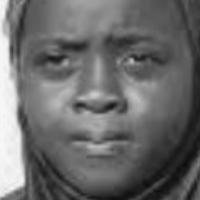
#> input picture data/testing_faces/10_1_1_20170116225209209.jpg.chip.jpg, 200 x 200 px, given as the content of the folder ../data/train_50, which was not available
$ python run_classifier.py
#> lines starting #> are read from the running program, lines starting #| are printed output that depends on the picture; pictures that were not available may be replaced by others from this repository, and a replacement may not be noted
### hog/get_training_data.py
"""
 Princeton University, COS 429, Fall 2019
"""
import os
import cv2
import random
from glob import glob
import numpy as np
from logistic_prob import logistic_prob
from logistic_fit import logistic_fit
from skimage.feature import hog

""" Returns subset of n filenames from train_face_dir, where the distribution of
    black/white faces matches the overall distribution of black/white faces in
    train_face_dir.
"""
def get_imageset(n, train_face_dir):
#> called with n = 300, train_face_dir = 'train_50'
    training_faces_dir = ('../data/' + train_face_dir)
    # Get the filenames within the training faces directory
    face_filenames = sorted(glob(os.path.join(training_faces_dir, '*.jpg')))

    percent = float(train_face_dir.split('_')[1]) / 100
    total_b = int(percent * n)
    total_w = n - total_b
    num_b = 0
    num_w = 0
    all_b = False
    all_w = False

    filenames = []

    for i, face_file in enumerate(face_filenames):
        if (all_w and all_b):
            break
        race = face_file.split('_')[3]
        if race == '0':  # white
            if num_w < total_w:
                filenames.append(face_file)
                num_w += 1
            else:
                all_w = True
        elif race == '1': # black
            if num_b < total_b:
                filenames.append(face_file)
                num_b += 1
            else:
                all_b = True
    return filenames

def get_training_data(n, orientations, train_face_dir, train_nonface_dir):
    """Reads in examples of faces and nonfaces, and builds a matrix of HoG
       descriptors, ready to pass in to logistic_fit

    Args:
        n: number of training and testing
        orientations: the number of HoG gradient orientations to use

    Returns:
        descriptors: matrix of descriptors for all 2*n training examples, where
                     each row contains the HoG descriptor for one face or nonface
        classes: vector indicating whether each example is a face (1) or nonface (0)
    """
    training_nonfaces_dir = '../data/' + train_nonface_dir
    hog_input_size = 36
    hog_descriptor_size = 100 * orientations

    # Get n faces, with same black/white distribution as the training set
    face_files = get_imageset(n, train_face_dir)

    # Initialize descriptors, classes
    descriptors = np.zeros([2 * n, hog_descriptor_size + 1])
    classes = np.zeros([2 * n])

    # Loop over faces
    white = 0
    black = 0
    for i, file in enumerate(face_files):
        # count number of white and black
        race = file.split('_')[3]
        if race == '0':
            white += 1
        elif race == '1':
            black += 1
        # Read the face file
        face = cv2.imread(file, cv2.IMREAD_GRAYSCALE)
#> face is the input picture: shape (200, 200); min 11, max 249, mean 106.2
        # Resize to be the right size
        face = cv2.resize(face, (hog_input_size, hog_input_size))
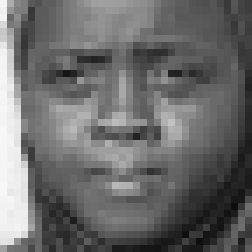
#> face: shape (36, 36) (shown 7 times larger); min 13, max 247, mean 106.4

        # Compute HoG descriptor
        #face_descriptor = hog36(face, orientations, wrap180)
        face_descriptor = (
            hog(face, 9, pixels_per_cell=(6, 6), cells_per_block=(2, 2)))
#> face_descriptor = 900 values, max 0.386 at index 540, min 0 at index 3, mean 0.131

        # Fill in descriptors and classes
        descriptors[i, 0] = 1
        descriptors[i, 1:] = face_descriptor
        classes[i] = 1

    # print black/white counts
    #print("number of black = " + str(black))
    #print("number of white = " + str(white))
    # Get the names of the nonfaces
    nonface_filenames = sorted(glob(os.path.join(training_nonfaces_dir, '*.jpg')))
    num_nonface_filenames = len(nonface_filenames)

    # Loop over all nonface samples we want
    for i in range(n, 2 * n):
        # Read a random nonface file
        j = random.randint(0, num_nonface_filenames - 1)
        nonface = cv2.imread(nonface_filenames[j], cv2.IMREAD_GRAYSCALE)

        # Crop out a random square at least hog_input_size
        k = random.randint(hog_input_size, min(nonface.shape))
#> k = 143
        row = random.randint(0, nonface.shape[0] - k)
#> row = 2
        col = random.randint(0, nonface.shape[1] - k)
#> col = 16
        crop = nonface[row:row+k , col:col+k]
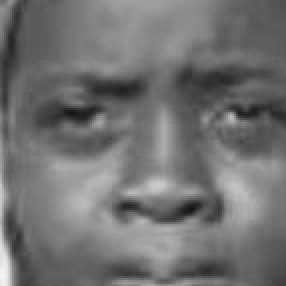
#> crop: shape (143, 143) (shown 2 times larger); min 19, max 244, mean 113.4

        # Resize to be the right size
        crop = cv2.resize(crop, (hog_input_size, hog_input_size))
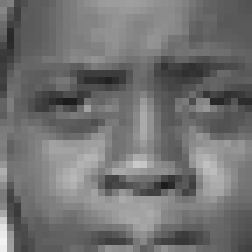
#> crop: shape (36, 36) (shown 7 times larger); min 27, max 242, mean 113.1

        # Compute descriptor, and fill in descriptors and classes
        # Fill in here
        #nonface_descriptor = hog36(crop, orientations, wrap180)
        nonface_descriptor = (
            hog(crop, 9, pixels_per_cell=(6, 6), cells_per_block=(2, 2)))
#> nonface_descriptor = 900 values, max 0.339 at index 36, min 0 at index 5, mean 0.135
        descriptors[i, 0] = 1
#> descriptors: shape (600, 901) float64; min 0, max 1, mean 0.000221
        descriptors[i, 1:] = nonface_descriptor
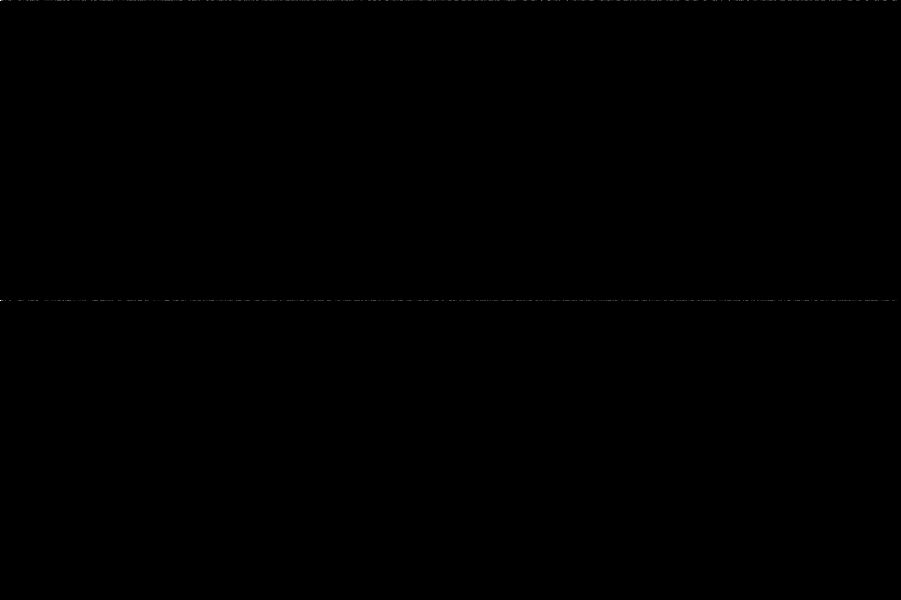
#> descriptors: shape (600, 901) float64; min 0, max 1, mean 0.000446
        classes[i] = 0
#> pass 2 of the loop in get_training_data, `for i in range(n, 2 * n):`:
#> in get_training_data, `crop = nonface[row:row+k , col:col+k]`:
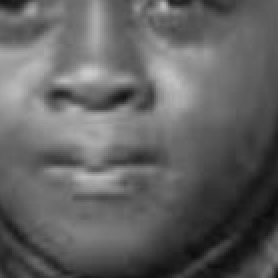
#> crop: shape (139, 139) (shown 2 times larger); min 11, max 204, mean 98.1
#> in get_training_data, `nonface_descriptor = ( hog(crop, 9, pixels_per_cell=(6, 6), cells_per_..`: nonface_descriptor = 900 values, max 0.322 at index 796, min 0 at index 5, mean 0.128
#> pass 3 of the loop in get_training_data, `for i in range(n, 2 * n):`:
#> in get_training_data, `crop = nonface[row:row+k , col:col+k]`:
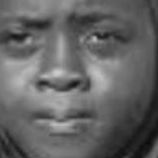
#> crop: shape (158, 158); min 11, max 204, mean 99.8
#> in get_training_data, `nonface_descriptor = ( hog(crop, 9, pixels_per_cell=(6, 6), cells_per_..`: nonface_descriptor = 900 values, max 0.308 at index 685, min 0 at index 7, mean 0.135
#> in get_training_data, `descriptors[i, 1:] = nonface_descriptor`:
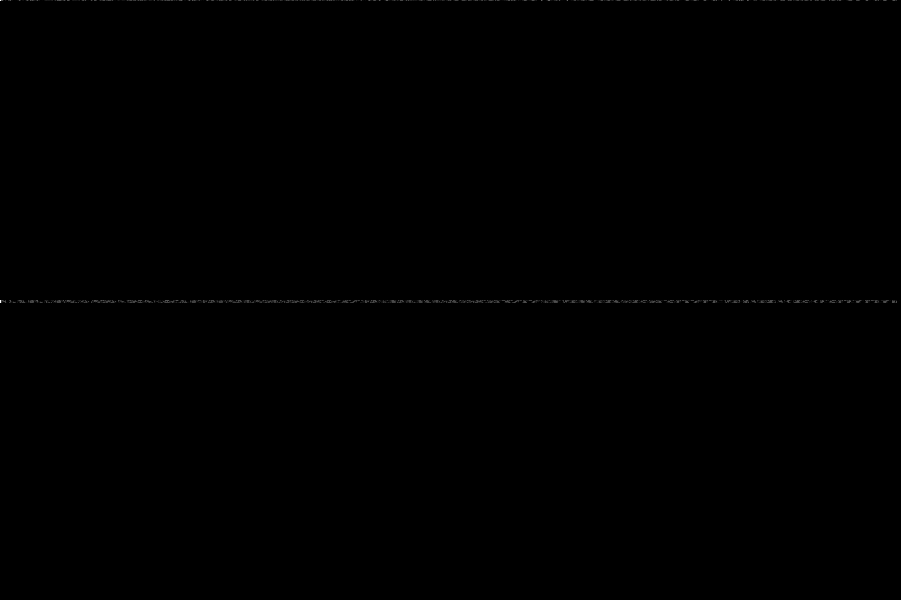
#> descriptors: shape (600, 901) float64; min 0, max 1, mean 0.000888
#> the loop made 300 passes; the first 3 are shown

    return descriptors, classes

### hog/test_face_classifier.py
"""
 Princeton University, COS 429, Fall 2019
"""
import numpy as np
from get_training_data import get_training_data
from get_testing_data import get_testing_data
from logistic_prob import logistic_prob
from logistic_fit import logistic_fit
from logistic_predict import logistic_predict # added this to test
from random_tree import random_forest_fit
import matplotlib.pyplot as plt


def test_face_classifier_l(ntrain, ntest, orientations, train_face_dir, train_nonface_dir):
    """Train and test a face classifier with logistic function.

    Args:
        ntrain: number of face and nonface training examples (ntrain of each)
        ntest: number of face and nonface testing examples (ntest of each)
        orientations: the number of HoG gradient orientations to use
    """
    # Get some training data
    descriptors, classes = get_training_data(ntrain, orientations, train_face_dir, train_nonface_dir)
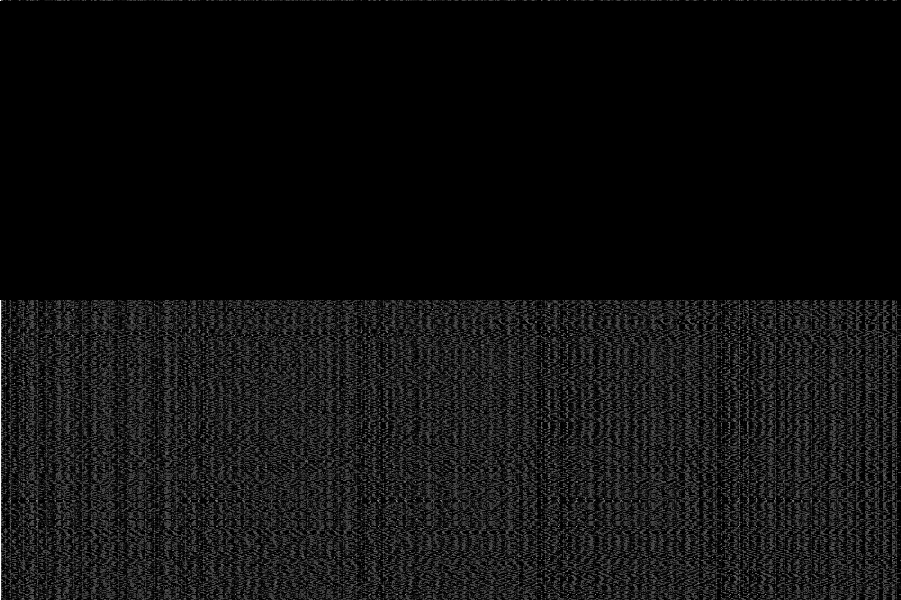
#> descriptors: shape (600, 901) float64; min 0, max 1, mean 0.0637
#> classes = 600 values, max 1 at index 0, min 0 at index 1, mean 0.00167
    # Train a classifier
    params = logistic_fit(descriptors, classes, 0.001)

    # Evaluate the classifier on the training data
    # predicted = logistic_prob(descriptors, params)
    #plot_errors(predicted, classes, 'Performance on training set for varying threshold', 1)

    # Get some test data
    tdescriptors, tclasses, races = get_testing_data(ntest, orientations)

    # Evaluate the classifier on the test data
    # Add in prediction accuracy??
    tpredicted2 = logistic_predict(tdescriptors, params)
    overall_testing_accuracy = np.sum(tpredicted2 == tclasses) / len(tclasses)
    #print('overall accuracy = ' + str(overall_testing_accuracy))

    # Evaluate classifier on races separately
    # white
    w_descriptors = tdescriptors[races == 0, :]
    w_classes = tclasses[races == 0]
    w_predicted = logistic_predict(w_descriptors, params)
    white_testing_accuracy = np.sum(w_predicted == w_classes) / len(w_classes)
    #print('white accuracy = ' + str(white_testing_accuracy))

    # black
    b_descriptors = tdescriptors[races == 1, :]
    b_classes = tclasses[races == 1]
    b_predicted = logistic_predict(b_descriptors, params)
    black_testing_accuracy = np.sum(b_predicted == b_classes) / len(b_classes)
    #print('black accuracy = ' + str(black_testing_accuracy))

    # false positives with prob > 0.5
    npts = tpredicted2.shape[0]
    falsepos = np.sum(np.logical_and(tpredicted2 == 1, tclasses == 0)) / npts

    #tpredicted = logistic_prob(tdescriptors, params)
    #plot_errors(tpredicted, tclasses, 'Performance on test set for varying threshold', 2)

    np.savez('face_classifier.npz', params=params, orientations=orientations)
    return overall_testing_accuracy, white_testing_accuracy, black_testing_accuracy, falsepos

# [45 lines left out: function test_face_classifier_rf, not called in this run]

### hog/logistic_fit.py
"""
 Princeton University, COS 429, Fall 2019
"""
import numpy as np


def logistic_fit(X, z, l):
    """Performs L2-regularized logistic regression via Gauss-Newton iteration

    Args:
        X: datapoints (one per row, should include a column of ones
                       if the model is to have a constant)
        z: labels (0/1)
        l: lambda, regularization parameter (will be scaled by the number of examples)

    Returns:
        params: vector of parameters
    """
#> called with z = array of shape (600,), l = 0.001
    num_pts, num_vars = X.shape
#> num_pts = 600; num_vars = 901

    # Linear regression to compute initial estimate.
    # We need to apply a correction to z for just the first
    # linear fit, since the nonlinearity isn't being applied.
    z_corr = 2 * z - 1
#> z_corr = 600 values, max 1 at index 0, min -1 at index 1, mean -0.997
    params = np.linalg.inv(X.T @ X + l * num_pts * np.identity(num_vars)) @ (X.T @ z_corr)
#> params = 901 values, max 0.0787 at index 468, min -0.138 at index 0, mean -0.00743

    # Now iterate to improve params
    for iter in range(10):
        prediction = logistic(X @ params)
        # residuals vector
        r = z - prediction
        # weight matrix
        W = np.diag(logistic(X @ params) * (1 - logistic(X @ params)))
        # jacobian
        J = W @ X
        # delta
        delta = np.linalg.inv(J.T @ J + l * num_pts * np.identity(num_vars)) @ (J.T @ r)
        # update theta
        params = params + delta
#> this loop made 10 passes
#> pass 1, in logistic_fit, `W = np.diag(logistic(X @ params) * (1 - logistic(X @ params)))`:
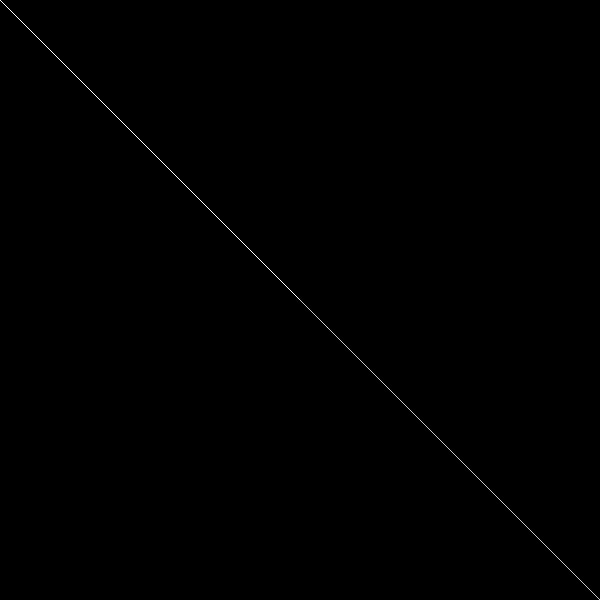
#> W: shape (600, 600) float64; min 0, max 0.25, mean 0.000372; drawn with min black and max white
#> pass 2, in logistic_fit, `J = W @ X`:
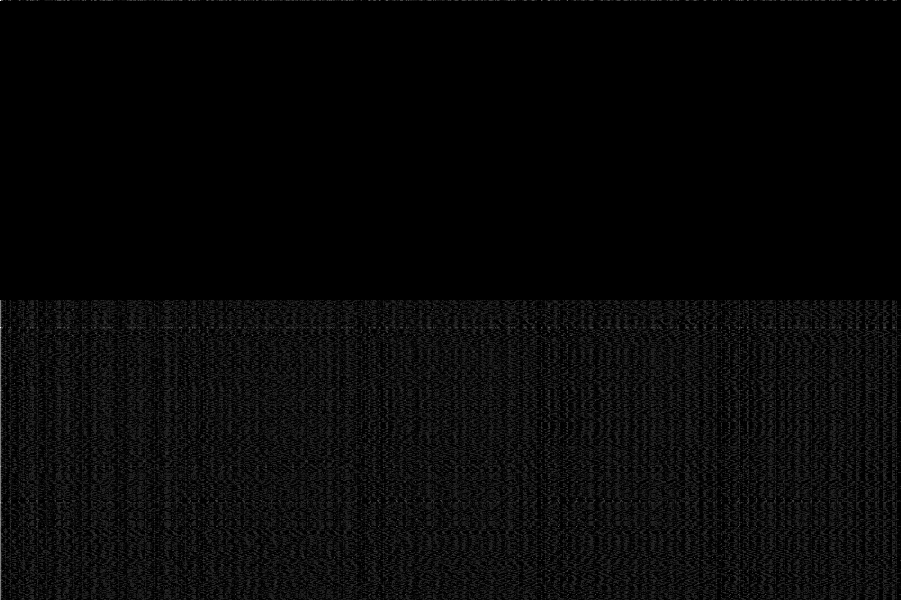
#> J: shape (600, 901) float64; min 0, max 0.162, mean 0.00511; drawn with min black and max white
#> after the loop, params = 901 values, max 0.267 at index 468, min -0.46 at index 0, mean -0.0421
    return params


def logistic(x):
    """The logistic "sigmoid" function
    """
    return 1/(1+np.exp(-x))

### hog/get_testing_data.py
"""
 Princeton University, COS 429, Fall 2019
"""
import os
import cv2
from glob import glob
import numpy as np
from skimage.feature import hog


def get_testing_data(n, orientations):
    """Reads in examples of faces and nonfaces, and builds a matrix of HoG
       descriptors, ready to pass in to logistic_predict

    Args:
        n: number of face and nonface testing examples (n of each)
        orientations: the number of HoG gradient orientations to use

    Returns:
        descriptors: matrix of descriptors for all 2*n testing examples, where
                     each row contains the HoG descriptor for one face or nonface
        classes: vector indicating whether each example is a face (1) or nonface (0)
        races: vector indicating the race of each example. -1 if nonface
    """
#> called with n = 300, orientations = 9
    testing_faces_dir = '../data/testing_faces'
    testing_nonfaces_dir = '../data/testing_nonfaces'
    hog_input_size = 36
    hog_descriptor_size = 100 * orientations

    # Get the names of the first n testing faces
    face_filenames = sorted(glob(os.path.join(testing_faces_dir, '*.jpg')))
    num_face_filenames = len(face_filenames)
    if num_face_filenames > n:
        face_filenames = face_filenames[:n]
    elif num_face_filenames < n:
        n = num_face_filenames

    # Initialize descriptors, classes
    descriptors = np.zeros([2 * n, hog_descriptor_size + 1])
    classes = np.zeros([2 * n])
    races = np.zeros([2 * n])

    # Loop over faces
    for i in range(n):
        # Read the next face file
        face = cv2.imread(face_filenames[i], cv2.IMREAD_GRAYSCALE)
        face = cv2.resize(face, (hog_input_size, hog_input_size))

        # Compute HoG descriptor
        face_descriptor = (
            hog(face, 9, pixels_per_cell=(6, 6), cells_per_block=(2, 2)))

        # Fill in descriptors and classes
        descriptors[i, 0] = 1
        descriptors[i, 1:] = face_descriptor
        classes[i] = 1
        races[i] = face_filenames[i].split('_')[2]
#> pass 2 of the loop in get_testing_data, `for i in range(n):`:
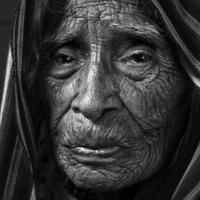
#> input picture data/testing_faces/110_1_1_20170110155201038.jpg.chip.jpg, 200 x 200 px
#> in get_testing_data, face is the input picture: shape (200, 200); min 0, max 252, mean 52.6
#> in get_testing_data, `face = cv2.resize(face, (hog_input_size, hog_input_size))`:
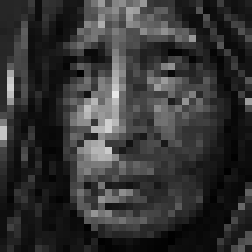
#> face: shape (36, 36) (shown 7 times larger); min 0, max 231, mean 52.5
#> in get_testing_data, `face_descriptor = ( hog(face, 9, pixels_per_cell=(6, 6), cells_per_blo..`: face_descriptor = 900 values, max 0.288 at index 540, min 0 at index 3, mean 0.135
#> pass 3 of the loop in get_testing_data, `for i in range(n):`:
#> in get_testing_data, `face = cv2.resize(face, (hog_input_size, hog_input_size))`:
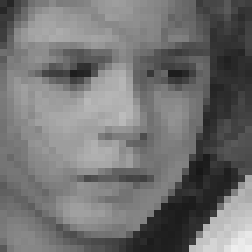
#> face: shape (36, 36) (shown 7 times larger); min 23, max 238, mean 114
#> in get_testing_data, `face_descriptor = ( hog(face, 9, pixels_per_cell=(6, 6), cells_per_blo..`: face_descriptor = 900 values, max 0.337 at index 685, min 0 at index 3, mean 0.131

    # Loop over nonfaces
    nonface_filenames = sorted(glob(os.path.join(testing_nonfaces_dir, '*.jpg')))
    for i in range(n, 2 * n):
        # Fill in here
        # Note that unlike in get_training_data, you are not sampling
        # random patches from the nonface images, just reading them in
        # and using them directly.

        # Read the next nonface file
        nonface = cv2.imread(nonface_filenames[i - n], cv2.IMREAD_GRAYSCALE)
        nonface = cv2.resize(nonface, (hog_input_size, hog_input_size))

        # Compute descriptor, and fill in descriptors and classes
        # Fill in here
        nonface_descriptor = (
            hog(nonface, 9, pixels_per_cell=(6, 6), cells_per_block=(2, 2)))
#> nonface_descriptor = 900 values, max 0.386 at index 540, min 0 at index 3, mean 0.131
        descriptors[i, 0] = 1
        descriptors[i, 1:] = nonface_descriptor
        classes[i] = 0
        races[i] = -1
#> pass 2 of the loop in get_testing_data, `for i in range(n, 2 * n):`:

    return descriptors, classes, races

### hog/run_classifier.py
from test_face_classifier import test_face_classifier_l

#> (the run stopped early here; a loop or call above may not have finished)
